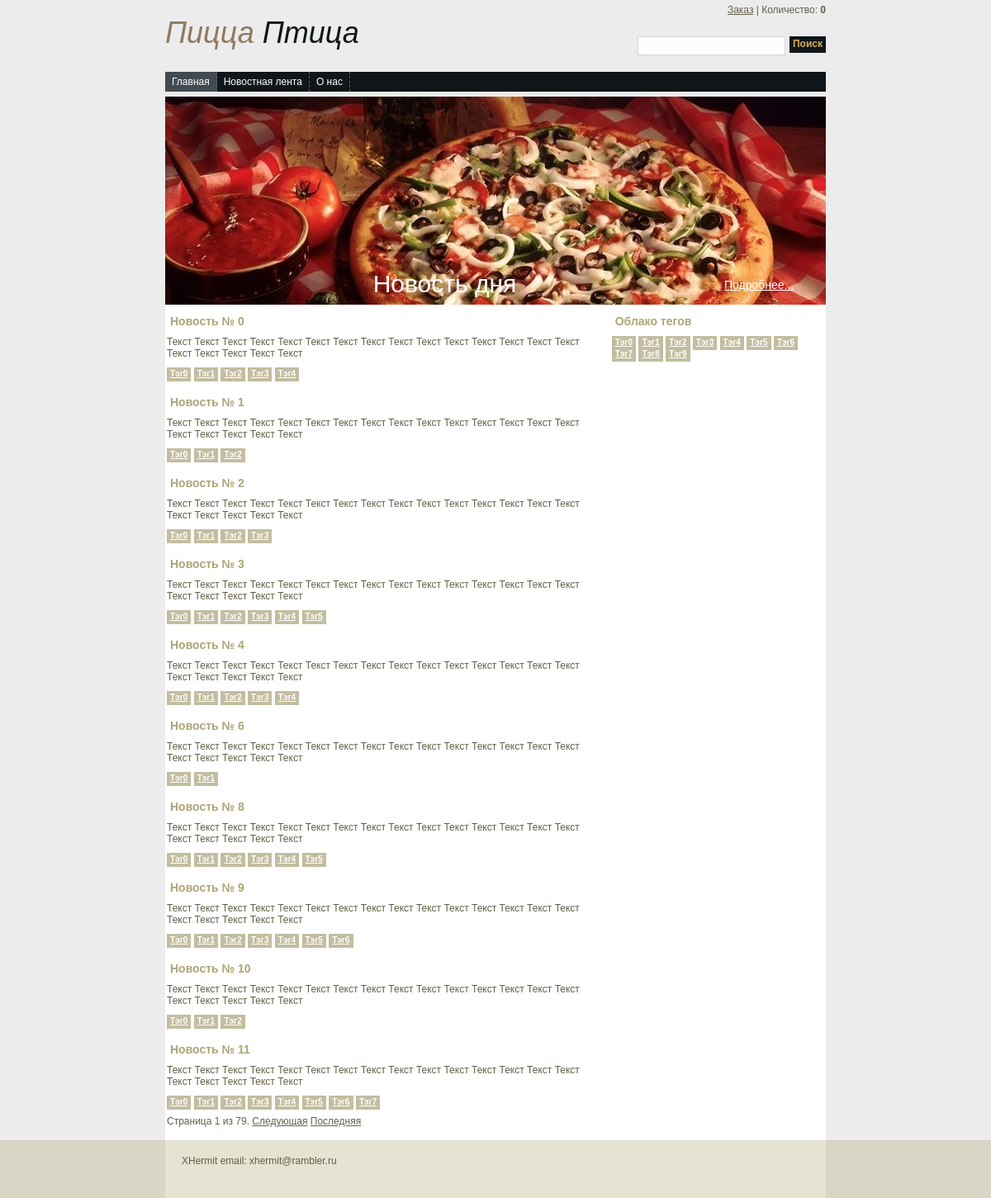
The page /news/?tag_filter=2 on the database its author committed.
### webstorefront/models.py (models this page shows, shortened)
class New(models.Model):
    uuid = models.CharField(max_length=140, default=lambda: str(uuid.uuid4()))
    title = models.CharField(max_length=300)
    body = models.TextField()
    date_reg = models.DateTimeField(default=now)
    tags = models.ManyToManyField(NewsTag, related_name='news', null=True)

class NewsTag(models.Model):
    label = models.CharField(max_length=100)

### webstorefront/views.py (the view)
# urls.py: url(r'^news/', webstorefront.views.news_view),
def news_view(request):
    rec_news = models.New.objects.all()
    tag_filter = request.GET.get('tag_filter')
    if tag_filter:
        rec_news = rec_news.filter(tags__in=tag_filter)
    search_txt = request.GET.get('search')
    if search_txt:
        rec_news = rec_news.filter(title__icontains=search_txt)
    news_paginator = paginator.Paginator(rec_news, 10)
    page = request.GET.get('page')
    try:
        news = news_paginator.page(page)
    except paginator.PageNotAnInteger:
        news = news_paginator.page(1)
    except paginator.EmptyPage:
        news = news_paginator.page(news_paginator.num_pages)
    context = dict()
    context['news'] = news
    context['tags'] = models.NewsTag.objects.all()
    context['pos_count'] = models.Order.objects.get(uuid=request.session['CURRENT_ORDER']).positions.all().count() if 'CURRENT_ORDER' in request.session else 0
    return render_to_response('news.html', context)

### templates/news.html
<!DOCTYPE html PUBLIC "-//W3C//DTD XHTML 1.0 Strict//EN" "http://www.w3.org/TR/xhtml1/DTD/xhtml1-strict.dtd">
<html xmlns="http://www.w3.org/1999/xhtml">
{% include "head.html" %}
<body>
<div id="container">
    {% include "header.html" %}
    <table>
        <tr>
            <td valign="top">
                {% include "news_content.html" %}
            </td>
            <td valign="top">
                {% include "tag_cloud.html" %}
            </td>
        </tr>
    </table>
    <br class="clearfloat" />
</div>
{% include "footer.html" %}
</body>
</html>

### templates/news_content.html (shortened to what this page needs)
<div id="newsContent">
    {% for new_rec in news %}
    <div>
      	<h2>{{ new_rec.title }}</h2>
       	<div>{{ new_rec.body }}</div>
        <div class="taglist">
            {% for tag in new_rec.tags.all %}
            <a href="?tag_filter={{ tag.id }}" class="tag">{{ tag.label }}</a>
            {% endfor %}
        </div>
    </div>
    {% endfor %}
    <div class="pagination">
    <span class="step-links">
        <span class="current">
            Страница {{ news.number }} из {{ news.paginator.num_pages }}.
        </span>
        {% if news.has_next %}
            <a href="?page={{ news.next_page_number }}">Следующая</a>
            <a href="?page={{ news.paginator.num_pages }}">Последняя</a>
        {% endif %}
    </span>
</div>
</div>

### templates/tag_cloud.html
<div class="tagsblock">
    <h2>Облако тегов</h2>
	<div class="tags">
        {% for tag in tags %}
        <a href="?tag_filter={{ tag.id }}" class="tag">{{ tag.label }}</a>
        {% endfor %}
	</div>
</div>

### static/css/styles.css (style rules this page uses)
* { margin:0; padding:0; }
body { font-family:Arial, Helvetica, sans-serif; color:#625e45; font-size:12px; background: #ececec; }
a { color:#625e45; font-size:12px; text-decoration:underline; }
#container { width:800px; background: #FFFFFF; margin: 0 auto; text-align: left; }
h2 { font-size:14px; color:#ada575; font-weight:bold; padding:10px 4px; }
.taglist { margin:10px auto; clear:both; }
.tag { background:#c3bda0; cursor:pointer; border:0; font-size:10px; font-weight:bold; color:#ffffff; padding:2px 4px 4px 4px; }
#newsContent { margin: 0 20px 0 0; }
.tagsblock { vertical-align: top; }

### rows shown on the page
New: title "Новость № 0", body "Текст Текст Текст Текст Текст Текст Текст Текст Текст Текст Текст Текст Текст Текст Текст Текст Текст Текст Текст Текст"
NewsTag: label "Тэг0"
NewsTag: label "Тэг1"
NewsTag: label "Тэг2"
NewsTag: label "Тэг3"
NewsTag: label "Тэг4"
New: title "Новость № 1", body "Текст Текст Текст Текст Текст Текст Текст Текст Текст Текст Текст Текст Текст Текст Текст Текст Текст Текст Текст Текст"
New: title "Новость № 2", body "Текст Текст Текст Текст Текст Текст Текст Текст Текст Текст Текст Текст Текст Текст Текст Текст Текст Текст Текст Текст"
New: title "Новость № 3", body "Текст Текст Текст Текст Текст Текст Текст Текст Текст Текст Текст Текст Текст Текст Текст Текст Текст Текст Текст Текст"
NewsTag: label "Тэг5"
New: title "Новость № 4", body "Текст Текст Текст Текст Текст Текст Текст Текст Текст Текст Текст Текст Текст Текст Текст Текст Текст Текст Текст Текст"
New: title "Новость № 6", body "Текст Текст Текст Текст Текст Текст Текст Текст Текст Текст Текст Текст Текст Текст Текст Текст Текст Текст Текст Текст"
New: title "Новость № 8", body "Текст Текст Текст Текст Текст Текст Текст Текст Текст Текст Текст Текст Текст Текст Текст Текст Текст Текст Текст Текст"
New: title "Новость № 9", body "Текст Текст Текст Текст Текст Текст Текст Текст Текст Текст Текст Текст Текст Текст Текст Текст Текст Текст Текст Текст"
NewsTag: label "Тэг6"
New: title "Новость № 10", body "Текст Текст Текст Текст Текст Текст Текст Текст Текст Текст Текст Текст Текст Текст Текст Текст Текст Текст Текст Текст"
New: title "Новость № 11", body "Текст Текст Текст Текст Текст Текст Текст Текст Текст Текст Текст Текст Текст Текст Текст Текст Текст Текст Текст Текст"
NewsTag: label "Тэг7"
NewsTag: label "Тэг8"
NewsTag: label "Тэг9"

### other values the page prints
{{ pos_count }} "0"
{{ news.number }} "1"
{{ news.paginator.num_pages }} "79"
